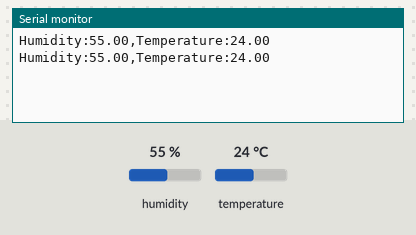
Simulated run of this sketch. Board: ESP8266 (NodeMCU). Shown: the last lines printed to the serial monitor. Inputs (shaded band) come from the test bench; at power-on: humidity 55 %, temperature 24 °C.

Above: at 5.8 s.
5.9 s: humidity set to 22 %
At 10.8 s:
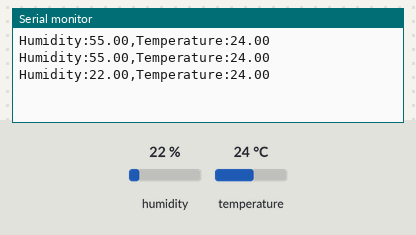
11.9 s: temperature set to 12 °C
At 15.5 s:
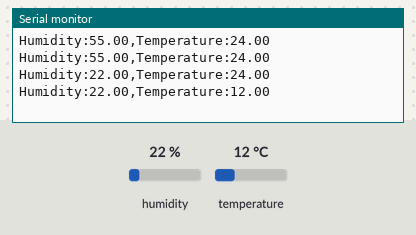
17.9 s: humidity set to 40 %
At 21.3 s:
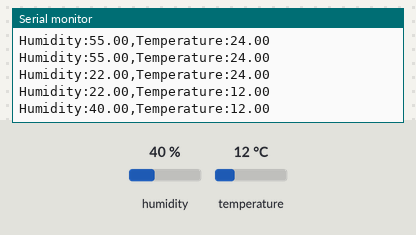
Timing chart, 0 to 22.8 s (numbered marks = the images above; inputs shaded):
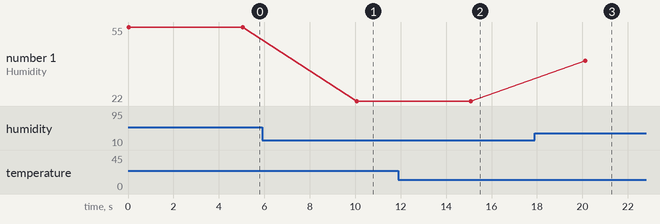

The sketch:

dht_sensor.ino
```cpp
#include <DHT.h>
DHT dht(D2,DHT11);
float h,t;
void setup() {
  Serial.begin(9600);
  dht.begin();
}
void loop() {
  h = dht.readHumidity();
  t = dht.readTemperature();
  Serial.print("Humidity:");
  Serial.print(h);
  Serial.print(",");
  Serial.print("Temperature:");
  Serial.println(t);
  delay(5000);
}
```

Measured:
- after the input at 5.9 s, the serial monitor: prints a new line after 4.2 s (image 1)
- after the input at 11.9 s, the serial monitor: prints a new line after 3.2 s (image 2)
- after the input at 17.9 s, the serial monitor: prints a new line after 2.2 s (image 3)
- plotted number 1: 55 → 22 after the input at 5.9 s, 22 → 40 after the input at 17.9 s
